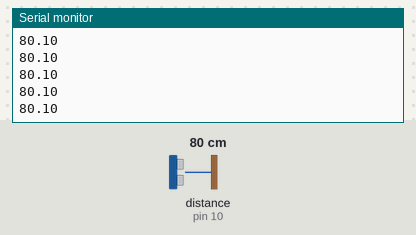
This sketch was run on a simulated Arduino Uno, built with avr-gcc and run on an emulated ATmega328P. Shown: the last lines printed to the serial monitor. Wiring (inferred from the names in the program): ultrasonic range finder: trigger pin 10; echo pin 10. The test bench sets the inputs (shaded band); at power-on: distance to the obstacle (sensor on pin 10) 80 cm. The echo pulse lasts 58.3 µs per cm.

Above: at 1.2 s.
1.3 s: distance to the obstacle (sensor on pin 10) set to 2 cm
At 1.9 s:
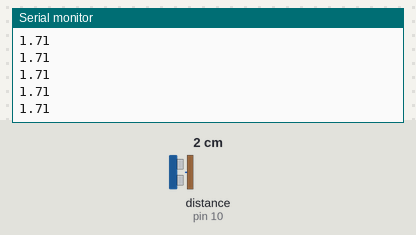
2.8 s: distance to the obstacle (sensor on pin 10) set to 4 cm
At 3.9 s:
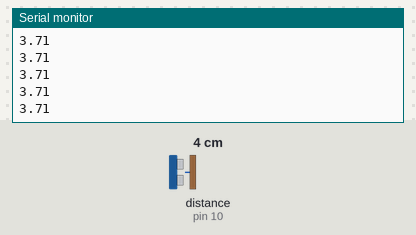
Timing chart, 0 to 5.8 s (numbered marks = the images above; inputs shaded):
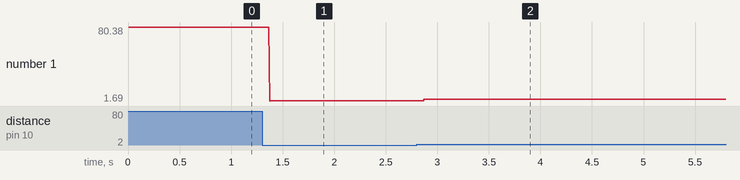

Measured:
- after the input at 1.3 s, the serial monitor: prints a new line after 0.07 s (image 1)
- after the input at 2.8 s, the serial monitor: prints a new line after 0.07 s (image 2)
- plotted number 1: 80.1 → 1.71 after the input at 1.3 s, 1.71 → 3.7 after the input at 2.8 s

The sketch:

ping_test.ino
```cpp
const int ping2 = 10;
float duration;

void setup() {
 Serial.begin(9600);
}

void loop() {
  pinMode(ping2, OUTPUT);
  digitalWrite(ping2, LOW);
  delayMicroseconds(2);
  digitalWrite(ping2, HIGH);
  delayMicroseconds(5);
  digitalWrite(ping2, LOW);
  pinMode(ping2, INPUT);
  duration = pulseIn(ping2, HIGH);
  duration = duration / 29/2;
  Serial.println(duration);
}
```
